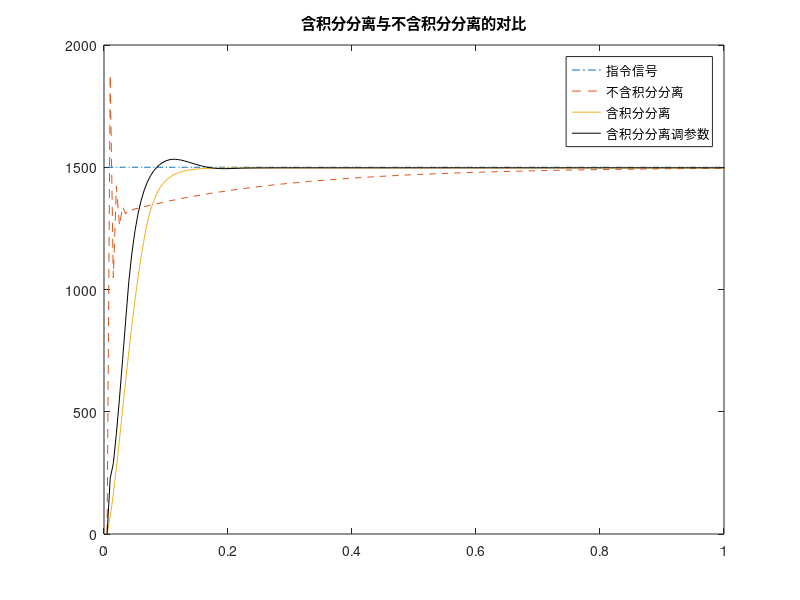

Write MATLAB code to recreate this figure.
close all;
clear all;
ts=0.005;  %采样时间=0.005s
sys=tf(0.998,[0.021,1]);   %建立被控对象传递函数，即式4.1
dsys=c2d(sys,ts,'z');      %离散化
[num,den]=tfdata(dsys,'v');   %
e_1=0;      %前一时刻的偏差      
Ee=0;       %累积偏差
u_1=0.0;    %前一时刻的控制量
y_1=0;       %前一时刻的输出
%PID参数
kp=5.92;    
ki=0.13;
kd=0;
u=zeros(1,1000);
time=zeros(1,1000);
for k=1:1:1000
    time(k)=k*ts;   %时间参数
    r(k)=1500;      %给定量
    y(k)=-1*den(2)*y_1+num(2)*u_1+num(1)*u(k);
    e(k)=r(k)-y(k);   %偏差
    u(k)=kp*e(k)+ki*Ee+kd*(e(k)-e_1);   
    Ee=Ee+e(k);    
    u_1=u(k);    
    y_1=y(k);    
    e_1=e(k);
end
p1=plot(time,r,'-.');xlim([0,1]);hold on;
p2=plot(time,y,'--');xlim([0,1]);
hold on;
a=1;%控制积分分离的二值数
e_1=0;Ee=0;u_1=0.0;y_1=0;%重新初始化 

kp=0.22;    
ki=0.13;
kd=0;
for k=1:1:1000
    time(k)=k*ts;   %时间参数
    r(k)=1500;      %给定量
    y(k)=-1*den(2)*y_1+num(2)*u_1;
    e(k)=r(k)-y(k);   %偏差
    u(k)=kp*e(k)+ki*Ee+kd*(e(k)-e_1);   
     if ((u(k)>r(k)) && (e(k)>0))||((u(k)<0) && (e(k)<0))
         a=0;
     else 
         a=1;
     end     
    Ee=Ee+a*e(k);    
    u_1=u(k);    
    y_1=y(k);    
    e_1=e(k);
end
p3=plot(time,y,'-');xlim([0,1]);

hold on;

a=1;%控制积分分离的二值数
e_1=0;Ee=0;u_1=0.0;y_1=0;%重新初始化 
kp=0.22;    
ki=0.23;
kd=0.5;
for k=1:1:1000
    time(k)=k*ts;   %时间参数
    r(k)=1500;      %给定量
    y(k)=-1*den(2)*y_1+num(2)*u_1;
    e(k)=r(k)-y(k);   %偏差
    u(k)=kp*e(k)+ki*Ee+kd*(e(k)-e_1);   
     if ((u(k)>r(k)) && (e(k)>0))||((u(k)<0) && (e(k)<0))
         a=0;
     else 
         a=1;
     end     
    Ee=Ee+a*e(k);    
    u_1=u(k);    
    y_1=y(k);    
    e_1=e(k);
end
p4=plot(time,y,'black');xlim([0,1]);
title('含积分分离与不含积分分离的对比');
legend([p1,p2,p3,p4],'指令信号','不含积分分离','含积分分离','含积分分离调参数');
title('含积分分离与不含积分分离的对比');
% legend([p1,p2,p3],'指令信号','不含积分分离','含积分分离');